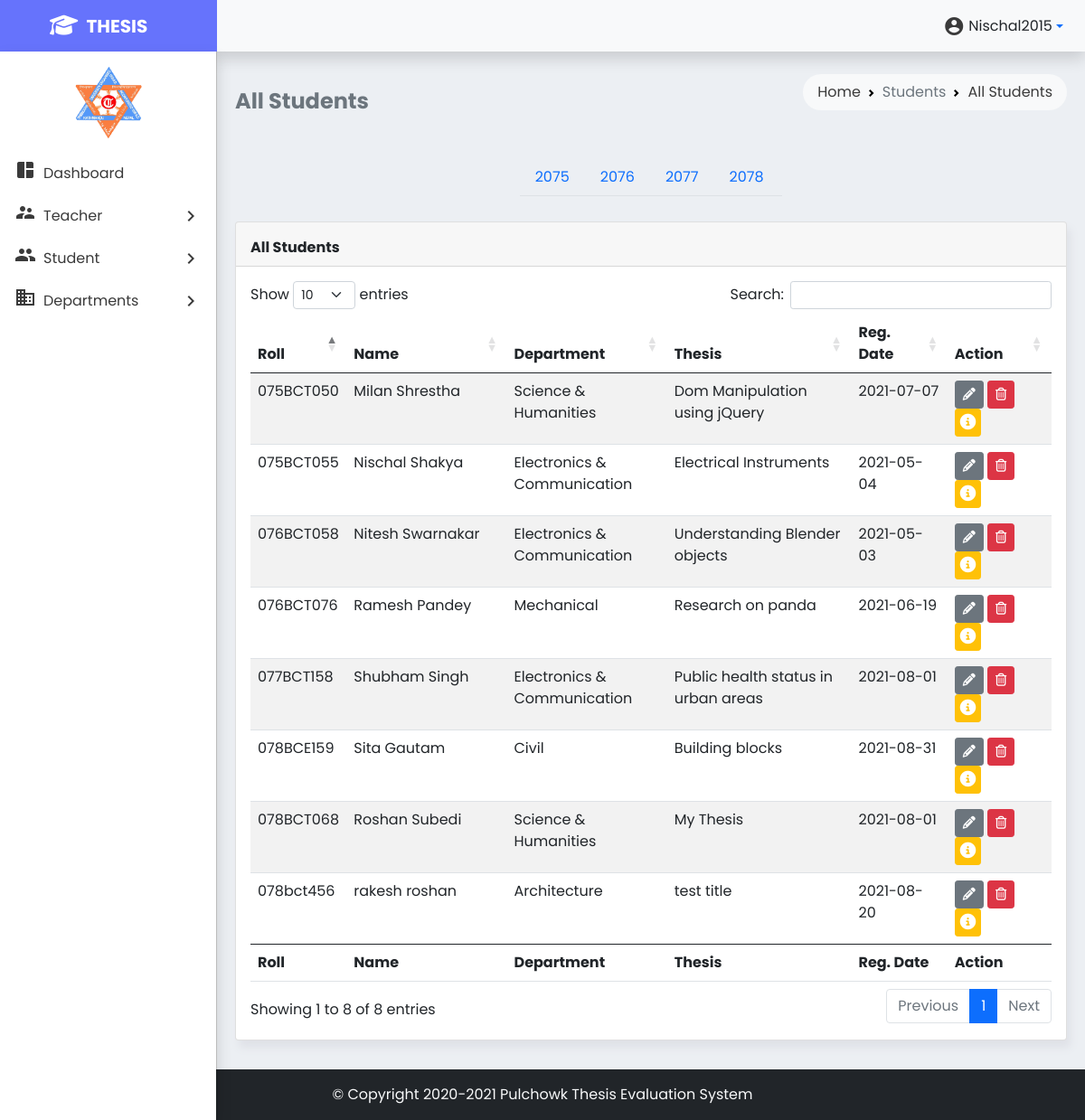
The app's page /allstudents.php (signed in), older data.
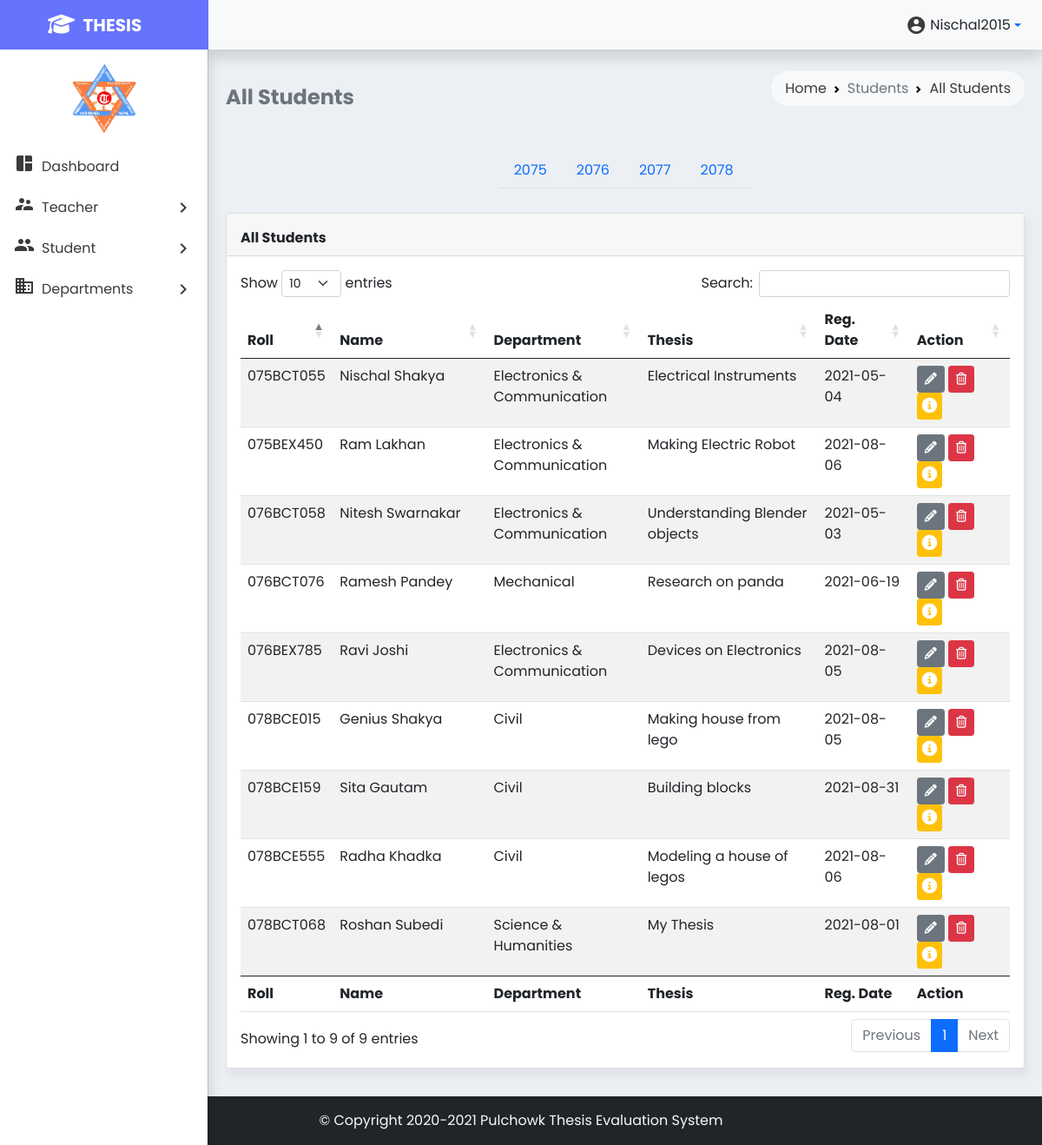
The same page, newer data.
### tables this page shows
CREATE TABLE `students` (
  `student_id` int(10) NOT NULL,
  `student_fname` text NOT NULL,
  `student_lname` text NOT NULL,
  `student_roll` varchar(12) NOT NULL,
  `student_gender` text NOT NULL,
  `student_regdate` date NOT NULL,
  `student_year` int(4) NOT NULL,
  `student_dep` varchar(30) NOT NULL,
  `student_thesis` varchar(255) NOT NULL
);

### allstudents.php (the view, shortened to what the changed rows need)
<!doctype html>
<html lang="en">
<head>
    <link href="https://cdn.jsdelivr.net/npm/bootstrap@5.0.2/dist/css/bootstrap.min.css" rel="stylesheet"
>
    <link rel="stylesheet" href="https://cdn.datatables.net/1.10.25/css/dataTables.bootstrap5.min.css">
    <link rel="stylesheet" href="styles/style.css">
</head>
<body>
    <?php include 'partials/_dbconnect.php'; ?>
    <main class="p-2 mt-1" style="min-height: 800px">
        <div class="container-fluid">
            <div class="row">
                <div class="col-md-12">
                    <div class="card mb-4 mt-1">
                        <div class="card-body">
                            <div class="table-responsive">
                                <table id="student-list" class="table table-striped table-hover" style="width:100%">
                                    <colgroup>
                                        <col span="1" style="width: 12%;">
                                        <col span="1" style="width: 20%;">
                                        <col span="1" style="width: 20%;">
                                        <col span="1" style="width: 23%;">
                                        <col span="1" style="width: 12%;">
                                        <col span="1" style="width: 13%;">
                                    </colgroup>
                                    <thead>
                                        <tr>
                                            <th>Roll</th>
                                            <th>Name</th>
                                            <th>Department</th>
                                            <th>Thesis</th>
                                            <th>Reg. Date</th>
                                            <th>Action</th>
                                        </tr>
                                    </thead>
                                    <tbody>
                                        <?php
                                        if (isset($_GET['year'])) {
                                            $year = $_GET['year'];
                                            $sql = "SELECT * from `students` WHERE `student_year`='$year'";
                                        }
                                        else{
                                            $sql = "SELECT * FROM `students`";
                                        }
                                        $result = mysqli_query($conn, $sql);
                                        while($row = mysqli_fetch_assoc($result)) {
                                            echo '
                                            <tr>
                                                <td>'. $row['student_roll'] .'</td>
                                                <td>'. $row['student_fname'] . ' ' . $row['student_lname'] . '</td>
                                                <td>'. $row['student_dep'] .'</td>
                                                <td>'. $row['student_thesis'] .'</td>
                                                <td>'. $row['student_regdate']. '</td>
                                                <td>
                                                    <button type="button" class="edit btn btn-secondary btn-sm" id=e'. $row['student_id'] .'  data-bs-placement="bottom" title="Edit" data-bs-toggle="modal" data-bs-target="#studentEditModal">
                                                    <i class="fa fa-pencil"></i>
                                                    </button>
                                                    <button type="button" class="delete btn btn-danger btn-sm" id=d'. $row['student_id'] .' data-bs-toggle="tooltip" data-bs-placement="bottom" title="Delete"><i class="fa fa-trash-o"></i>
                                                    </button>
                                                    <a role="button" href="studentdetails.php?id='. $row['student_id'] .'" class="information btn btn-warning btn-sm" id='. $row['student_id'] .' title="Details" style="padding: 4px 5px !important;">
                                                    <i class="fa fa-info-circle fa-lg" style="color: #ffffff !important;"></i>
                                                    </button>
                                                </td>
                                            </tr>';
                                        }
                                        ?>
                                    </tbody>
                                    <tfoot>
                                        <tr>
                                            <th>Roll</th>
                                            <th>Name</th>
                                            <th>Department</th>
                                            <th>Thesis</th>
                                            <th>Reg. Date</th>
                                            <th>Action</th>
                                        </tr>
                                    </tfoot>
                                </table>
                            </div>
                        </div>
                    </div>
                </div>
            </div>
        </div>
    </main>
</body>
</html>

Row changes from the older to the newer data that the page shows:
removed students: student_roll "077BCT158", student_fname "Shubham", student_lname "Singh", student_dep "Electronics & Communi­cation", student_thesis "Public health status in urban areas", student_regdate "2021-08-01"
removed students: student_roll "078bct456", student_fname "rakesh", student_lname "roshan", student_dep "Architecture", student_thesis "test title", student_regdate "2021-08-20"
changed students: student_roll "075BCT050" → "075BEX450"; student_fname "Milan" → "Ram"; student_lname "Shrestha" → "Lakhan"; student_dep "Science & Humanities" → "Electronics & Communi­cation"; student_thesis "Dom Manipulation using jQuery" → "Making Electric Robot"; student_regdate "2021-07-07" → "2021-08-06"
added students: student_roll "076BEX785", student_fname "Ravi", student_lname "Joshi", student_dep "Electronics & Communi­cation", student_thesis "Devices on Electronics", student_regdate "2021-08-05"
added students: student_roll "078BCE015", student_fname "Genius", student_lname "Shakya", student_dep "Civil", student_thesis "Making house from lego", student_regdate "2021-08-05"
added students: student_roll "078BCE555", student_fname "Radha", student_lname "Khadka", student_dep "Civil", student_thesis "Modeling a house of legos", student_regdate "2021-08-06"
Text that changed along with them:
text written by a page script: "Show entries Search: Showing 1 to 8 of 8 entries Previous 1 Next" → "Show entries Search: Showing 1 to 9 of 9 entries Previous 1 Next"
